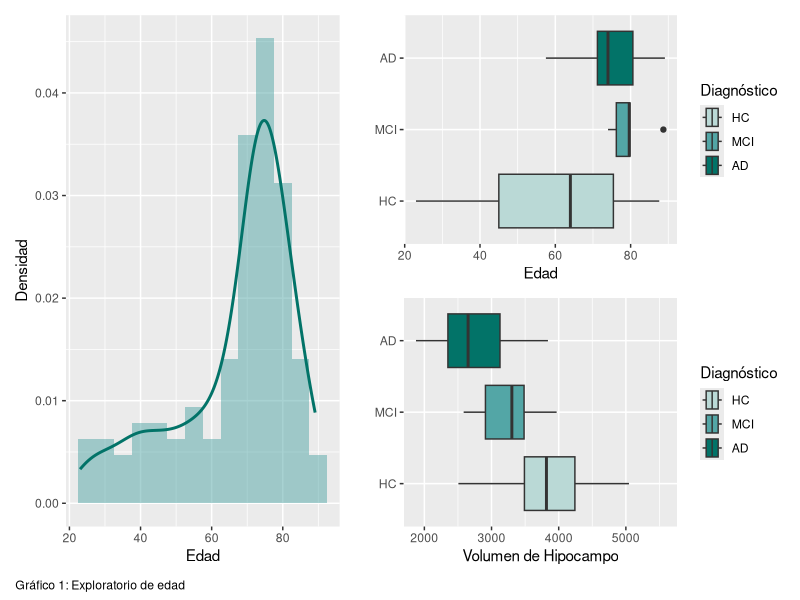
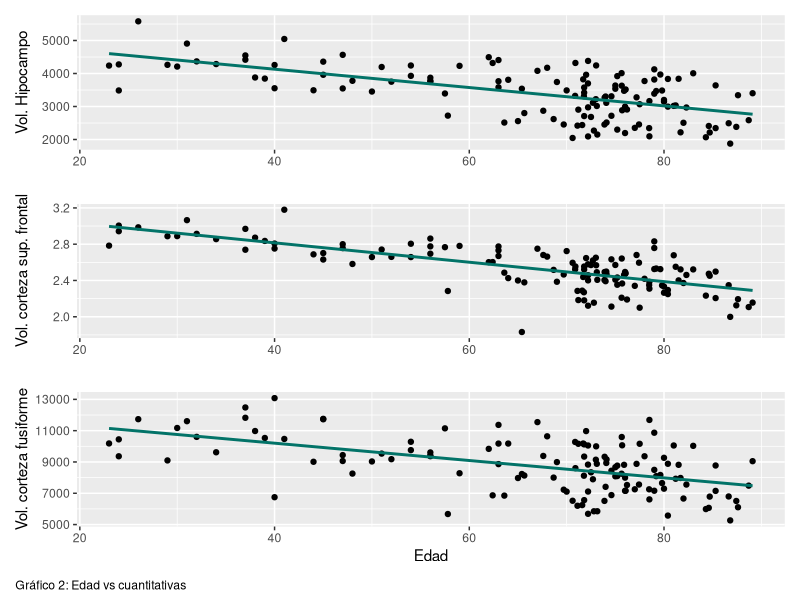
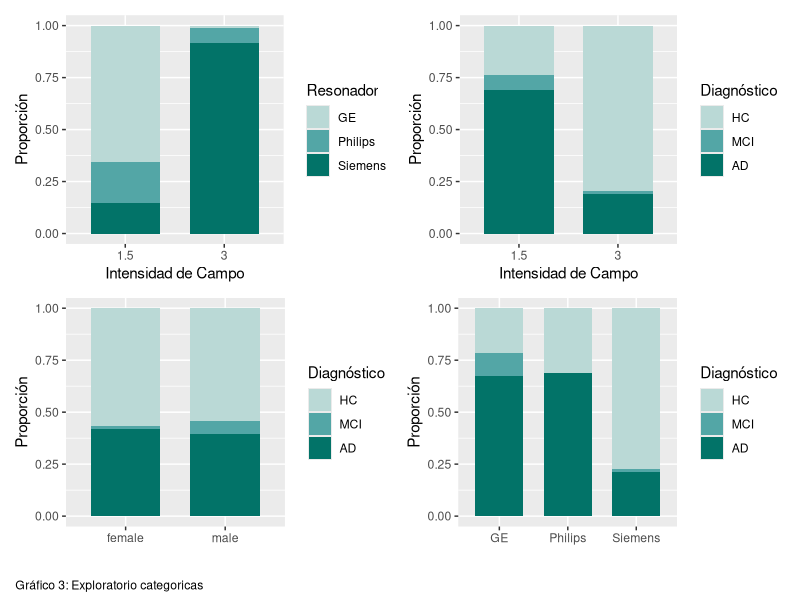

Source code (R) for these figures, in order:
## ---- chunk 1
# Carga de librerias
library(ggplot2)
library(patchwork)
library(readr)

#carga de datos
df <- read_csv("data/cerebros.csv")
df$diag <- factor(df$diag, levels = c("HC", "MCI", "AD"))
## ---- chunk 2
dist_edad <- ggplot(df) +
  aes(x = edad, y = ..density..) +
  geom_histogram(binwidth = 5, fill = "#53A6A6", alpha = 0.5) +
  geom_density(color = "#027368", size = 1) +
  labs(x = "Edad",
       y = "Densidad") +
  theme(plot.caption = element_text(hjust = 0))

edad_diag <- ggplot(df)+
  aes(x=edad, y= diag, fill=diag)+
  geom_boxplot()+
  labs(x = "Edad",
       y = "",
       fill = "Diagnóstico") +
  theme(plot.caption = element_text(hjust = 0))+
  scale_fill_manual(values = c("#BAD9D6", "#53A6A6", "#027368"))

hipo_diag <- ggplot(df)+
  aes(y = diag, x = lh_subcx_hippocampus_volume, fill=diag) +
  geom_boxplot( outlier.shape = NA) +
  labs(x = "Volumen de Hipocampo",
       y = "",
       fill = "Diagnóstico") +
   scale_fill_manual(values = c("#BAD9D6", "#53A6A6", "#027368"))+
  theme(plot.caption = element_text(hjust = 0))

dist_edad+edad_diag/hipo_diag&plot_annotation(caption = "Gráfico 1: Exploratorio de edad")&
  theme(plot.caption = element_text(hjust = 0))
## ---- chunk 3
g1 <- ggplot(df)+
  aes(x=edad, y=lh_subcx_hippocampus_volume)+
  geom_point()+
  geom_smooth(method = "lm", se=FALSE, color = "#027368")+
  labs(x = "", y = "Vol. Hipocampo")

g2 <- ggplot(df)+
  aes(x=edad, y=lh_cortex_superiorfrontal_thickness)+
  geom_point()+
  geom_smooth(method = "lm", se=FALSE, color = "#027368")+
  labs(x = "", y = "Vol. corteza sup. frontal")
g3 <- ggplot(df)+
  aes(x=edad, y=lh_cortex_fusiform_volume)+
  geom_point()+
  geom_smooth(method = "lm", se=FALSE, color = "#027368")+
  labs(x = "Edad", y = "Vol. corteza fusiforme")

g1/g2/g3/plot_annotation(caption = "Gráfico 2: Edad vs cuantitativas")&
  theme(plot.caption = element_text(hjust = 0))
## ---- chunk 4
# Gráfico de barras apiladas
campo_res <- ggplot(df, aes(x = factor(intensidad_campo), fill = resonador_fab)) +
  geom_bar(position = "fill", width = 0.7) +
  labs(x = "Intensidad de Campo",
       y = "Proporción",
       fill = "Resonador") +
  scale_fill_manual(values = c("#BAD9D6", "#53A6A6", "#027368"))+
  theme(plot.caption = element_text(hjust = 0))

campo_diag <- ggplot(df, aes(x = factor(intensidad_campo), fill = diag)) +
  geom_bar(position = "fill", width = 0.7) +
  labs(x = "Intensidad de Campo",
       y = "Proporción",
       fill = "Diagnóstico") +
   scale_fill_manual(values = c("#BAD9D6", "#53A6A6", "#027368"))+
  theme(plot.caption = element_text(hjust = 0))

sex_diag <- ggplot(df, aes(x = sexo, fill = diag)) +
  geom_bar(position = "fill", width = 0.7) +
  labs(x = "",
       y = "Proporción",
       fill = "Diagnóstico") +
   scale_fill_manual(values = c("#BAD9D6", "#53A6A6", "#027368"))+
  theme(plot.caption = element_text(hjust = 0))

res_diag <- ggplot(df, aes(x = resonador_fab, fill = diag)) +
  geom_bar(position = "fill", width = 0.7) +
  labs(x = "",
       y = "Proporción",
       fill = "Diagnóstico") +
   scale_fill_manual(values = c("#BAD9D6", "#53A6A6", "#027368"))+
  theme(plot.caption = element_text(hjust = 0))

(campo_res+campo_diag)/(sex_diag+res_diag)/plot_annotation(caption = "Gráfico 3: Exploratorio categoricas")&
  theme(plot.caption = element_text(hjust = 0))
## ---- chunk 5
contingency_table <- table(df$diag, df$resonador_fab)
# Realizar el test de Chi-cuadrado de independencia
chisq.test(contingency_table)
